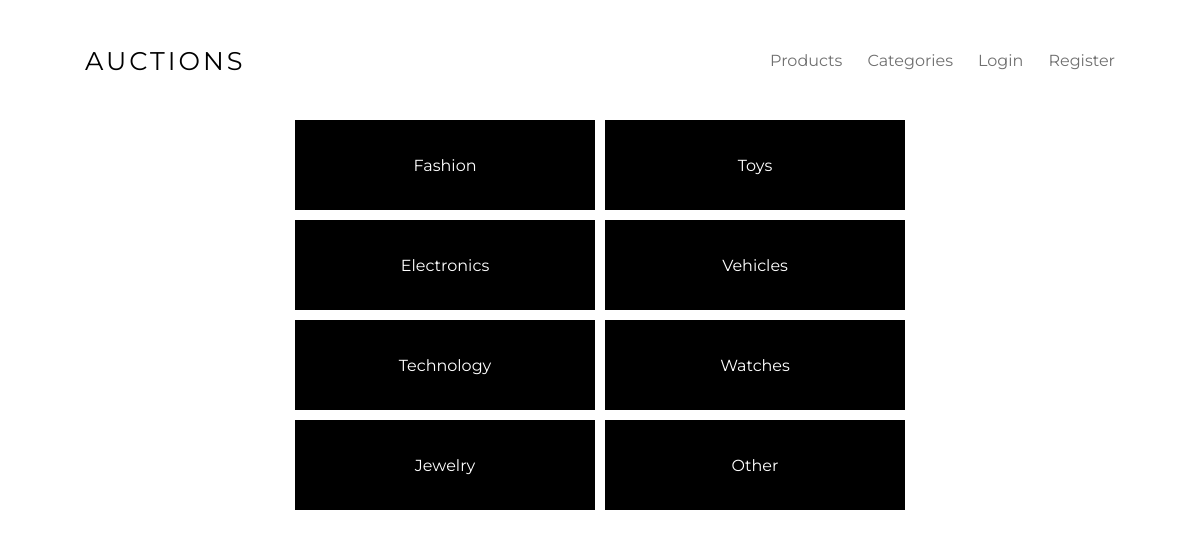
The page /categories on the database its author committed.
### auctions/models.py (models this page shows, shortened)
class Categories(models.Model):
    title = models.TextField()

### auctions/views.py (the view)
# urls.py: path('categories', views.view_categories, name="view_categories"),
def view_categories(request):
    categories = [element[1] for element in list(Categories.objects.all().values_list())]
    contexto = {
        "name": 'Categories',
        "tipos": categories
    }
    return render(request, 'categories.html', contexto)

### auctions/templates/categories.html
{% extends 'layout/base.html' %}
{% block body %}
    <div
    class="center"
    style="
        max-width: 100%;
        width: 700px;
        margin: 0 auto;
        display: flex;
        justify-content: center;
        align-items: center;
        flex-wrap: wrap;
        gap: 10px;"
    >
    {% for categoria in tipos %}
        <a href="/categories/{{ categoria }}">
            <div style="
            width: 300px;
            height: 90px;
            background: black;
            color: white;
            display: flex;
            justify-content: center;
            align-items: center;">{{ categoria }}</div>
        </a>
    {% endfor %}
    </div>
{% endblock%}

### auctions/static/css/styles.css (style rules this page uses)
* { padding:0;margin:0;text-decoration:none;-webkit-box-sizing:border-box;box-sizing:border-box }
body { font-family:"Montserrat",sans-serif;margin-bottom:4rem;position:relative }

### rows shown on the page
Categories: tipos "Fashion"
Categories: tipos "Toys"
Categories: tipos "Electronics"
Categories: tipos "Vehicles"
Categories: tipos "Technology"
Categories: tipos "Watches"
Categories: tipos "Jewelry"
Categories: tipos "Other"
